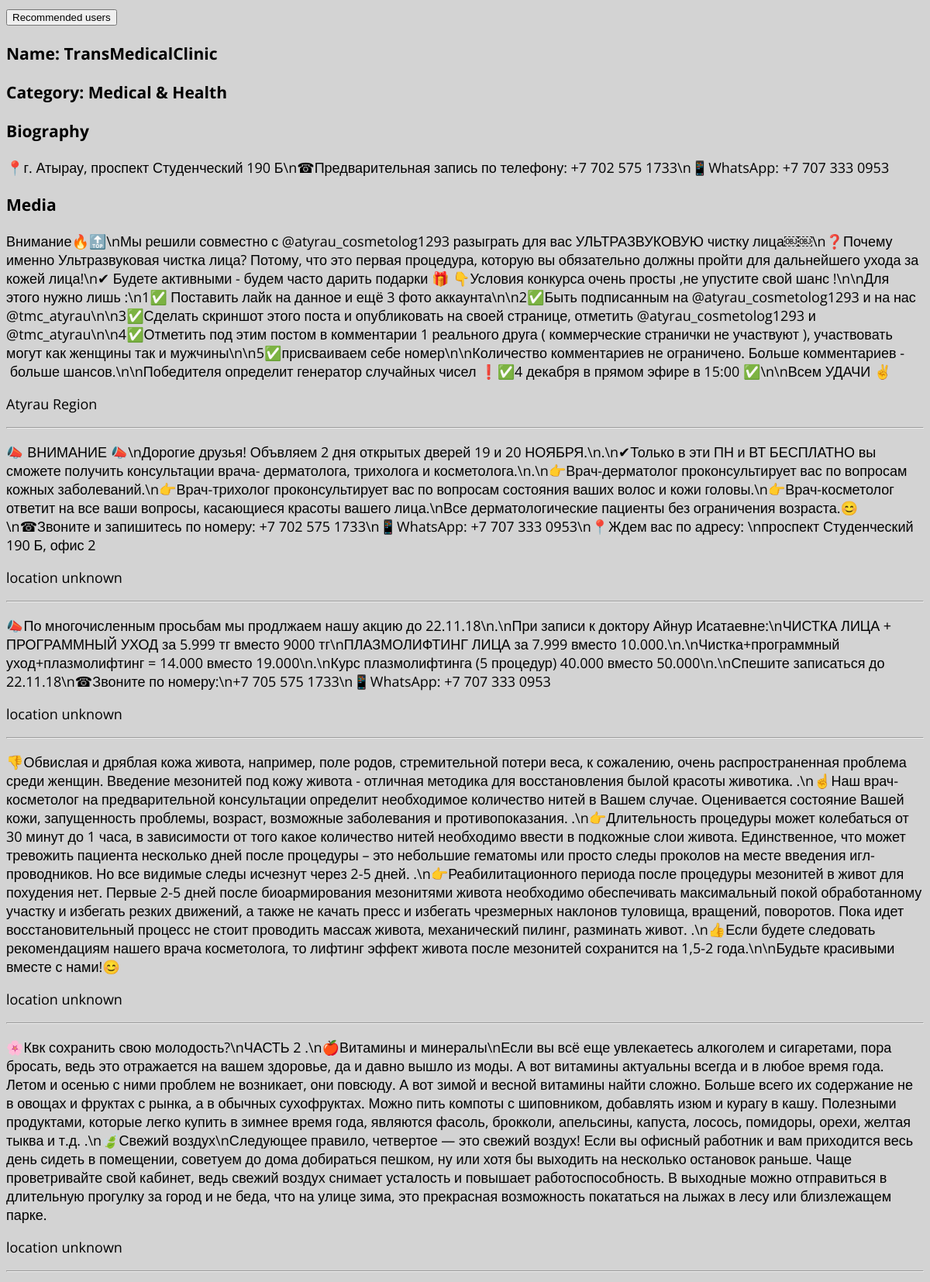
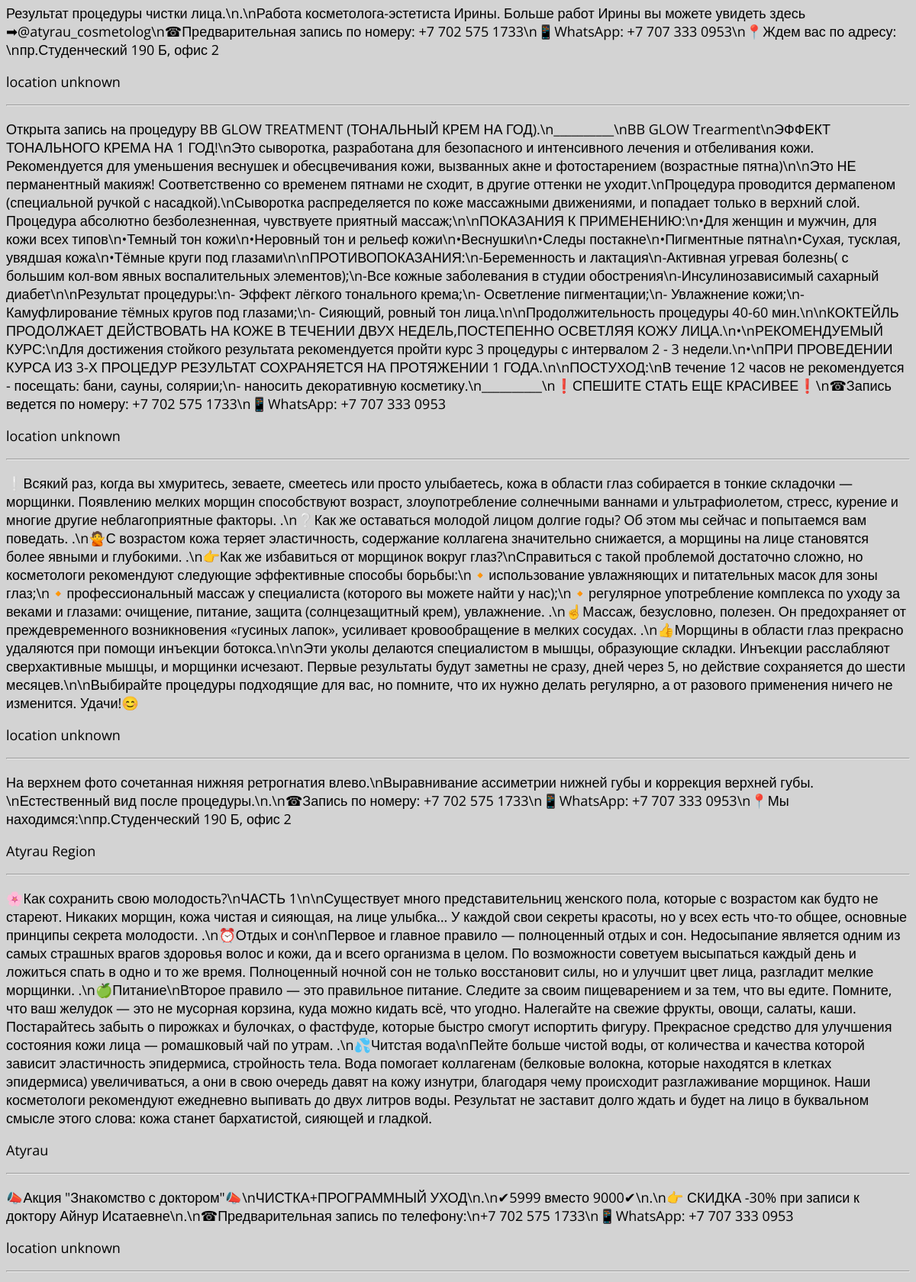
Page /brinfluence/brand/tmc_atyrau/ (upper part) on the committed database (2 pictures, top to bottom).
### brinfluence/models.py (models this page shows)
class Brand(models.Model):
    biography = models.CharField(max_length=350)
    email = models.EmailField(max_length=254)
    gender = models.CharField(max_length=11)
    name = models.CharField(max_length=150)
    profile_pic_url = models.CharField(max_length=300)
    username = models.CharField(max_length=80, unique=True)
    business_category = models.CharField(max_length=80)
    business_city = models.CharField(max_length=70)
    business_email = models.EmailField(max_length=254)
    objects = BrandManager()

class BrandMedia(models.Model):
    brand = models.ForeignKey(Brand, on_delete=models.CASCADE)
    caption = models.CharField(max_length=800)
    location = models.CharField(max_length=300)
    objects = BrandMediaManager()

### brinfluence/views.py (the view)
# urls.py: path('brand/<username>/', views.brand_profile, name='brand_profile'),
def brand_profile(request, username):
    brand = Brand.objects.get(username=username)
    media = BrandMedia.objects.filter(brand=brand)
    comments = BrandComment.objects.filter(brand=brand)
    context = {"brand": brand, "comments": comments, "media": media}
    return render(request, 'brinfluence/brand/profile.html', context)

### brinfluence/templates/brinfluence/brand/profile.html (shortened to what this page needs)
{% extends 'brinfluence/_layout.html' %}
{% block content %}
<input type="button" onclick="location.href='recommended/'" value="Recommended users" />
<h3>Name: {{ brand.name }}</h3>
<h3>Category: {{ brand.business_category }}</h3>
<h3>Biography</h3>
<span>{{ brand.biography }}</span>
<h3>Media</h3>
{% for post in media %}
    <p>{{ post.caption }}</p>
    <p>{{ post.location }}</p>
    <hr />
{% endfor %}
{% endblock %}

### brinfluence/static/css/home.css (style rules this page uses)
html { font-family: 'Open Sans', sans-serif; font-size: 18px; background-color: red; background-position: center; background-repeat: no-repeat; background-size: cover; background-color: lightgray; height: 100%; width: 100%; }

### rows in the picture
Brand: name "TransMedicalClinic", business_category "Medical & Health", biography "📍г. Атырау, проспект Студенческий 190 Б\\n☎Предварительная запись по телефону: +7 702 575 1733\\n📱WhatsApp: +7 707 333 0953"
BrandMedia: caption "Внимание🔥🔝\\nМы решили совместно с @atyrau_cosmetolog1293 разыграть для вас УЛЬТРАЗВУКОВУЮ чистку лица￼￼️\\n❓Почему именно Ультразвуковая чистка лица? Потому, что этo первая процедура, которую вы обязательно должны пройти для дальнейшего ухода за кожей лица!\\n✔ Будете активными - будем часто дарить подарки 🎁 👇Условия конкурса очень просты ,не упустите свой шанс !\\n\\nДля этого нужно лишь :\\n1✅ Поставить лайк на данное и ещё 3 фото аккаунта\\n\\n2✅Быть подписанным на @atyrau_cosmetolog1293 и на нас @tmc_atyrau\\n\\n3✅Сделать скриншот этого поста и опубликовать на своей странице, отметить @atyrau_cosmetolog1293 и @tmc_atyrau\\n\\n4✅Отметить под этим постом в комментарии 1 реального друга (…", location "Atyrau Region"
BrandMedia: caption "📣 ВНИМАНИЕ 📣\\nДорогие друзья! Объвляем 2 дня открытых дверей 19 и 20 НОЯБРЯ.\\n.\\n✔Только в эти ПН и ВТ БЕСПЛАТНО вы сможете получить консультации врача- дерматолога, трихолога и косметолога.\\n.\\n👉Врач-дерматолог проконсультирует вас по вопросам кожных заболеваний.\\n👉Врач-трихолог проконсультирует вас по вопросам состояния ваших волос и кожи головы.\\n👉Врач-косметолог ответит на все ваши вопросы, касающиеся красоты вашего лица.\\nВсе дерматологические пациенты без ограничения возраста.😊\\n☎Звоните и запишитесь по номеру: +7 702 575 1733\\n📱WhatsApp: +7 707 333 0953\\n📍Ждем вас по адресу: \\nпроспект Студенческий 190 Б, офис 2", location "location unknown"
BrandMedia: caption "📣По многочисленным просьбам мы продлжаем нашу акцию до 22.11.18\\n.\\nПри записи к доктору Айнур Исатаевне:\\nЧИСТКА ЛИЦА + ПРОГРАММНЫЙ УХОД за 5.999 тг вместо 9000 тг\\nПЛАЗМОЛИФТИНГ ЛИЦА за 7.999 вместо 10.000.\\n.\\nЧистка+программный уход+плазмолифтинг = 14.000 вместо 19.000\\n.\\nКурс плазмолифтинга (5 процедур) 40.000 вместо 50.000\\n.\\nСпешите записаться до 22.11.18\\n☎Звоните по номеру:\\n+7 705 575 1733\\n📱WhatsApp: +7 707 333 0953", location "location unknown"
BrandMedia: caption "👎Обвислая и дряблая кожа живота, например, поле родов, стремительной потери веса, к сожалению, очень распространенная проблема среди женщин. Введение мезонитей под кожу живота - отличная методика для восстановления былой красоты животика. .\\n☝Наш врач-косметолог на предварительной консультации определит необходимое количество нитей в Вашем случае. Оценивается состояние Вашей кожи, запущенность проблемы, возраст, возможные заболевания и противопоказания. .\\n👉Длительность процедуры может колебаться от 30 минут до 1 часа, в зависимости от того какое количество нитей необходимо ввести в подкожные слои живота. Единственное, что может тревожить пациента несколько дней после процедуры – это…", location "location unknown"
BrandMedia: caption "🌸Квк сохранить свою молодость?\\nЧАСТЬ 2 .\\n🍎Витамины и минералы\\nЕсли вы всё еще увлекаетесь алкоголем и сигаретами, пора бросать, ведь это отражается на вашем здоровье, да и давно вышло из моды. А вот витамины актуальны всегда и в любое время года. Летом и осенью с ними проблем не возникает, они повсюду. А вот зимой и весной витамины найти сложно. Больше всего их содержание не в овощах и фруктах с рынка, а в обычных сухофруктах. Можно пить компоты с шиповником, добавлять изюм и курагу в кашу. Полезными продуктами, которые легко купить в зимнее время года, являются фасоль, брокколи, апельсины, капуста, лосось, помидоры, орехи, желтая тыква и т.д. .\\n🍃Свежий воздух\\nСледующее правило,…", location "location unknown"
BrandMedia: caption "Результат процедуры чистки лица.\\n.\\nРабота косметолога-эстетиста Ирины. Больше работ Ирины вы можете увидеть здесь ➡@atyrau_cosmetolog\\n☎Предварительная запись по номеру: +7 702 575 1733\\n📱WhatsApp: +7 707 333 0953\\n📍Ждем вас по адресу: \\nпр.Студенческий 190 Б, офис 2", location "location unknown"
BrandMedia: caption "Открыта запись на процедуру BB GLOW TREATMENT (ТОНАЛЬНЫЙ КРЕМ НА ГОД).\\n__________\\nBB GLOW Trearment\\nЭФФЕКТ ТОНАЛЬНОГО КРЕМА НА 1 ГОД!\\nЭто сыворотка, разработана для безопасного и интенсивного лечения и отбеливания кожи. Рекомендуется для уменьшения веснушек и обесцвечивания кожи, вызванных акне и фотостарением (возрастные пятна)\\n\\nЭто НЕ перманентный макияж! Соответственно со временем пятнами не сходит, в другие оттенки не уходит.\\nПроцедура проводится дермапеном (специальной ручкой с насадкой).\\nСыворотка распределяется по коже массажными движениями, и попадает только в верхний слой. Процедура абсолютно безболезненная, чувствуете приятный массаж;\\n\\nПОКАЗАНИЯ К ПРИМЕНЕНИЮ:\\n•Для…", location "location unknown"
BrandMedia: caption "❕Всякий раз, когда вы хмуритесь, зеваете, смеетесь или просто улыбаетесь, кожа в области глаз собирается в тонкие складочки — морщинки. Появлению мелких морщин способствуют возраст, злоупотребление солнечными ваннами и ультрафиолетом, стресс, курение и многие другие неблагоприятные факторы. .\\n❔Как же оставаться молодой лицом долгие годы? Об этом мы сейчас и попытаемся вам поведать. .\\n🙅С возрастом кожа теряет эластичность, содержание коллагена значительно снижается, а морщины на лице становятся более явными и глубокими. .\\n👉Как же избавиться от морщинок вокруг глаз?\\nСправиться с такой проблемой достаточно сложно, но косметологи рекомендуют следующие эффективные способы…", location "location unknown"
BrandMedia: caption "На верхнем фото сочетанная нижняя ретрогнатия влево.\\nВыравнивание ассиметрии нижней губы и коррекция верхней губы. \\nЕстественный вид после процедуры.\\n.\\n☎Запись по номеру: +7 702 575 1733\\n📱WhatsApp: +7 707 333 0953\\n📍Мы находимся:\\nпр.Студенческий 190 Б, офис 2", location "Atyrau Region"
BrandMedia: caption "🌸Как сохранить свою молодость?\\nЧАСТЬ 1\\n\\nСуществует много представительниц женского пола, которые с возрастом как будто не стареют. Никаких морщин, кожа чистая и сияющая, на лице улыбка… У каждой свои секреты красоты, но у всех есть что-то общее, основные принципы секрета молодости. .\\n⏰Отдых и сон\\nПервое и главное правило — полноценный отдых и сон. Недосыпание является одним из самых страшных врагов здоровья волос и кожи, да и всего организма в целом. По возможности советуем высыпаться каждый день и ложиться спать в одно и то же время. Полноценный ночной сон не только восстановит силы, но и улучшит цвет лица, разгладит мелкие морщинки. .\\n🍏Питание\\nВторое правило — это правильное…", location "Atyrau"
BrandMedia: caption "📣Акция \"Знакомство с доктором\"📣\\nЧИСТКА+ПРОГРАММНЫЙ УХОД\\n.\\n✔5999 вместо 9000✔\\n.\\n👉 СКИДКА -30% при записи к доктору Айнур Исатаевне\\n.\\n☎Предварительная запись по телефону:\\n+7 702 575 1733\\n📱WhatsApp: +7 707 333 0953", location "location unknown"
